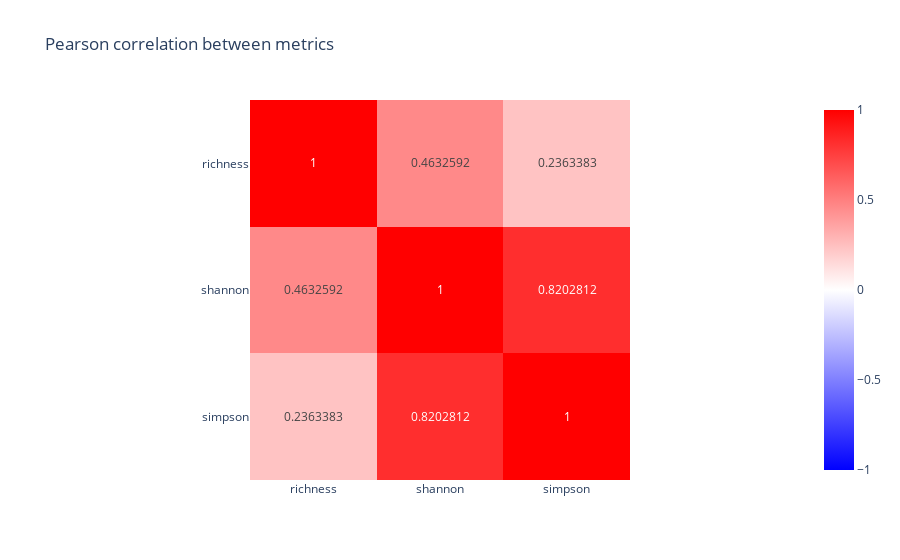

The notebook cell this image was saved under:
### Code cell
richness_np = np.array(metrics['richness'])
shannon_np = np.array(metrics['shannon_entropy'])
simpson_np = np.array(metrics['simpson_index'])

fig = px.imshow(np.corrcoef([richness_np, shannon_np, simpson_np]), 
                x = ["richness", "shannon", "simpson"], 
                y = ["richness", "shannon", "simpson"],
                zmin = - 1, # Sets the lower bound of the color domain
                zmax = 1,
                text_auto=True, color_continuous_scale=["blue", "white", "red"],
                title = "Pearson correlation between metrics")
fig.show()

### Figure 1 — Plotly figure (JSON) as saved in the notebook; plotly's stock layout.template omitted (floating-point values rounded to 4 significant figures)
{"data": [{"coloraxis": "coloraxis", "hovertemplate": "x: %{x}<br>y: %{y}<br>color: %{z}<extra></extra>", "name": "0", "texttemplate": "%{z}", "type": "heatmap", "x": ["richness", "shannon", "simpson"], "xaxis": "x", "y": ["richness", "shannon", "simpson"], "yaxis": "y", "z": [[1, 0.4633, 0.2363], [0.4633, 1, 0.8203], [0.2363, 0.8203, 1.0]]}], "layout": {"coloraxis": {"cmax": 1, "cmin": -1, "colorscale": [[0, "blue"], [0.5, "white"], [1, "red"]]}, "title": {"text": "Pearson correlation between metrics"}, "xaxis": {"anchor": "y", "constrain": "domain", "domain": [0, 1], "scaleanchor": "y"}, "yaxis": {"anchor": "x", "autorange": "reversed", "constrain": "domain", "domain": [0, 1]}}}
